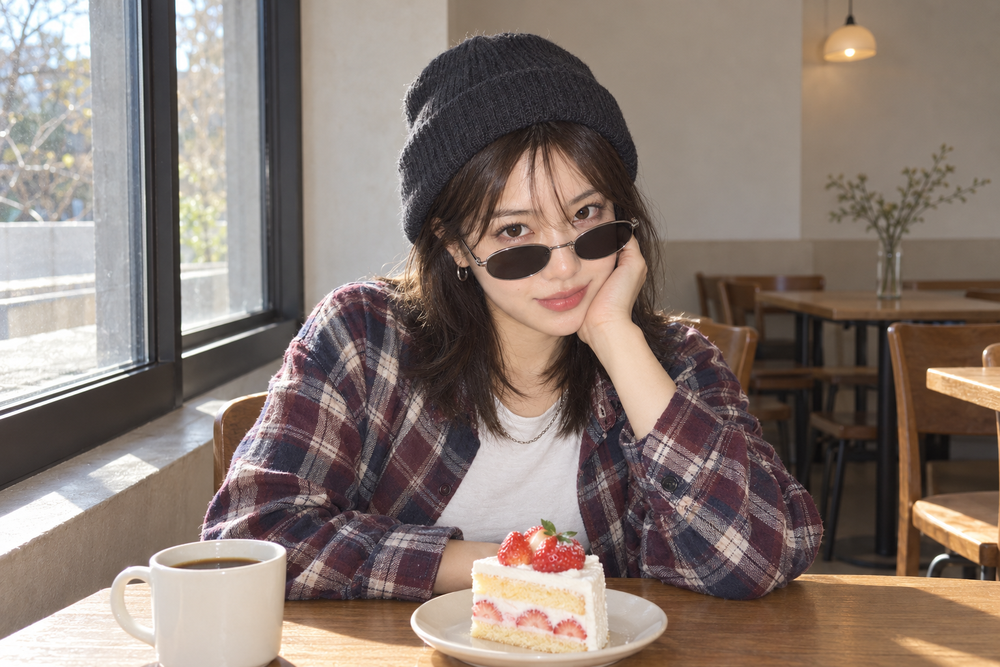
#> input picture kkumeme/promo-frames/src/cafe-strawberry.png, 1000 x 667 px, shrunk from 1536 x 1024 before the run
$ python sticker.py ../src/cafe-strawberry.png ../src/film-camera.png 1.0
#> lines starting #> are read from the running program, lines starting #| are printed output that depends on the picture; after the words box and inside, x2 and y2 are one past the last pixel; in counts of white or black regions, pixels touching at a corner belong together
import numpy as np, sys
from PIL import Image
from scipy import ndimage as ndi
src, out = sys.argv[1], sys.argv[2]
crop_bottom = float(sys.argv[3]) if len(sys.argv) > 3 else 1.0
im = Image.open(src).convert("RGB"); a = np.asarray(im).astype(np.float32)
#> further down, im is the input picture: PIL image 1000x667 RGB; mean R, G, B 136.4, 121.8, 113.8
r, g, b = a[...,0], a[...,1], a[...,2]
# greenness: how much g exceeds max(r,b)
gx = g - np.maximum(r, b)
hsv = np.asarray(im.convert("HSV")).astype(np.float32)
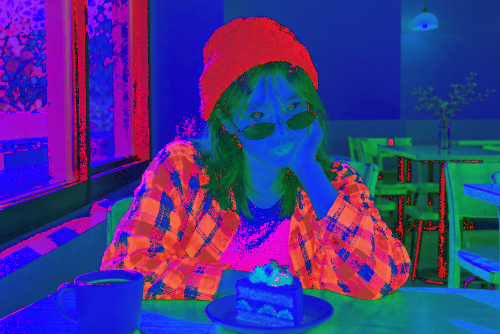
#> hsv: shape (667, 1000, 3) float32 (shown at 1/2 size); mean R, G, B 69.2, 52.6, 137.6
hue, sat = hsv[...,0], hsv[...,1]
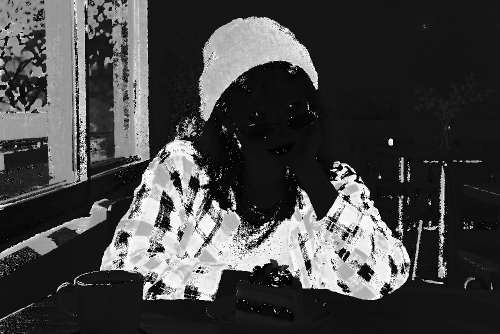
#> hue: shape (667, 1000) float32 (shown at 1/2 size); min 0, max 254, mean 69.2
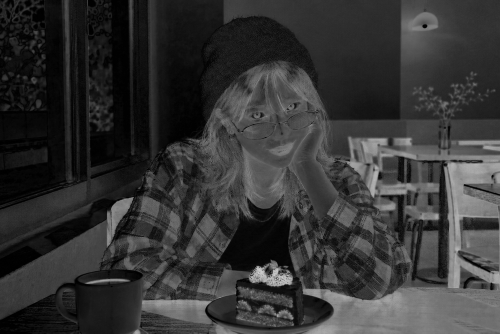
#> sat: shape (667, 1000) float32 (shown at 1/2 size); min 0, max 220, mean 52.6
bg = (gx > 30) & (hue > 55) & (hue < 120) & (sat > 90)
#> bg: shape (667, 1000) bool; every value is 0
# soft alpha on edge band
bg = ndi.binary_opening(bg, iterations=1)
alpha = np.where(bg, 0.0, 1.0)
#> alpha: shape (667, 1000) float64; every value is 1
edge = ndi.binary_dilation(bg, iterations=2) & ~bg
alpha[edge] = np.clip((60 - gx[edge]) / 40, 0.35, 1)
# despill
spill = np.maximum(g - np.maximum(r, b), 0); a[...,1] = g - spill * 0.95
#> after `spill = np.maximum(g - np.maximum(r, b), 0)`:
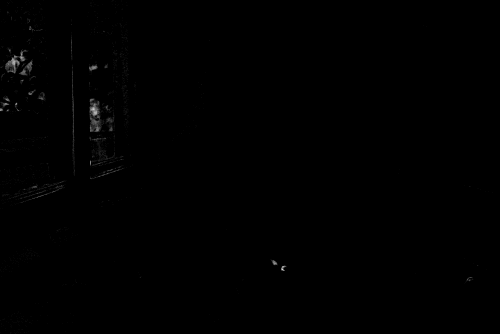
#> spill: shape (667, 1000) float32 (shown at 1/2 size); min 0, max 14, mean 0.0336; drawn with min black and max white
H, W = alpha.shape
if crop_bottom < 1: alpha[int(H*crop_bottom):] = 0
# largest component only
lab, n = ndi.label(alpha > 0.5); sizes = ndi.sum(np.ones_like(alpha), lab, range(1, n+1)); keep = lab == (1 + int(np.argmax(sizes)))
#> after `lab, n = ndi.label(alpha > 0.5)`: n = 1
#> after `sizes = ndi.sum(np.ones_like(alpha), lab, range(1, n + 1))`: sizes = [667000]
alpha = alpha * ndi.binary_dilation(keep, iterations=2)
# white die-cut border
t = int(min(H, W) * 0.035)
pad = t + 8
A = np.pad(alpha, pad); RGB = np.pad(a, ((pad,pad),(pad,pad),(0,0)))
#> after `A = np.pad(alpha, pad)`:
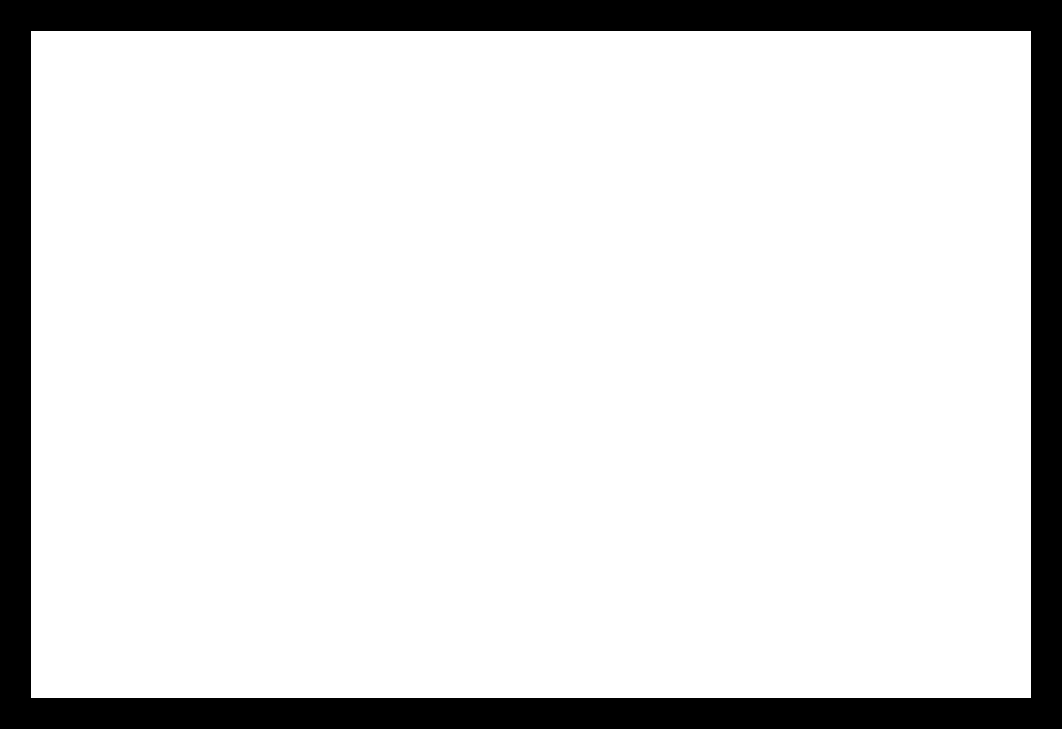
#> A: shape (729, 1062) float64; values 0 (black) and 1 (white), 86.2% white; 1 black region, box (x1, y1, x2, y2) and area: (0, 0, 1062, 729) 107198
dist = ndi.distance_transform_edt(A < 0.5)
border = np.clip(t + 1 - dist, 0, 1)
outA = np.maximum(A, border)
outRGB = RGB * A[...,None] + 255 * (1 - A[...,None])
img = Image.fromarray(np.dstack([outRGB, outA*255]).clip(0,255).astype(np.uint8), "RGBA")
img = img.crop(img.getbbox())
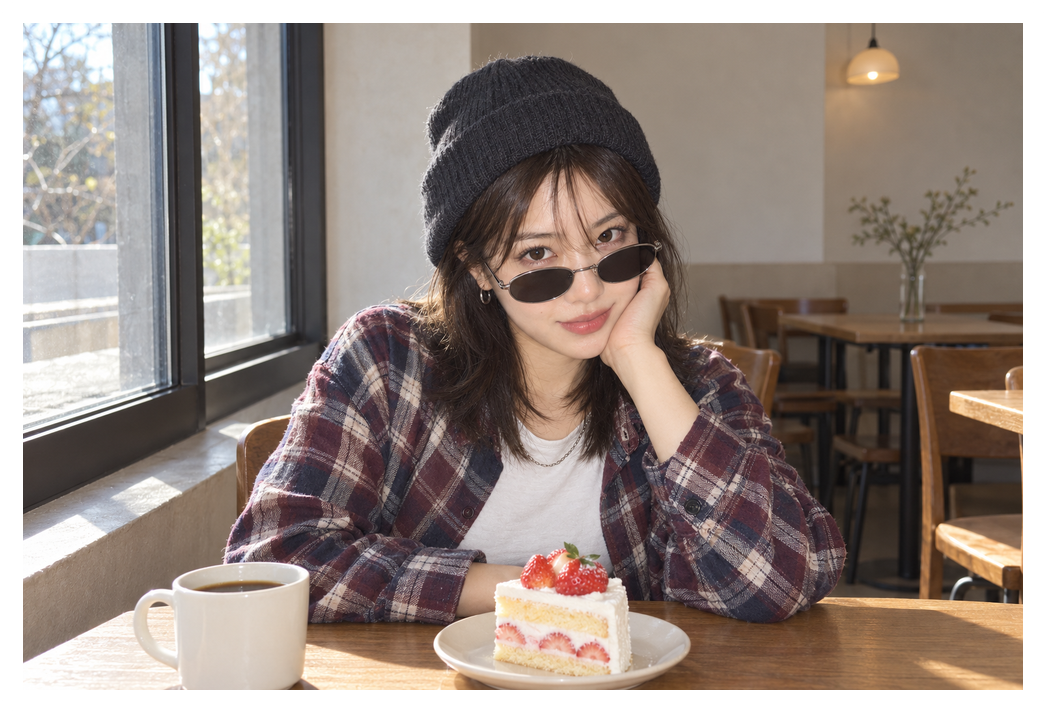
#> img: PIL image 1046x713 RGBA; mean R, G, B, A 148.9, 135.8, 128.7, 254.8; transparent parts drawn white
img.save(out); print(out, img.size)
#| ../src/film-camera.png (1046, 713)

$ run again, on kkumeme/promo-frames/src/laughing-wide.png
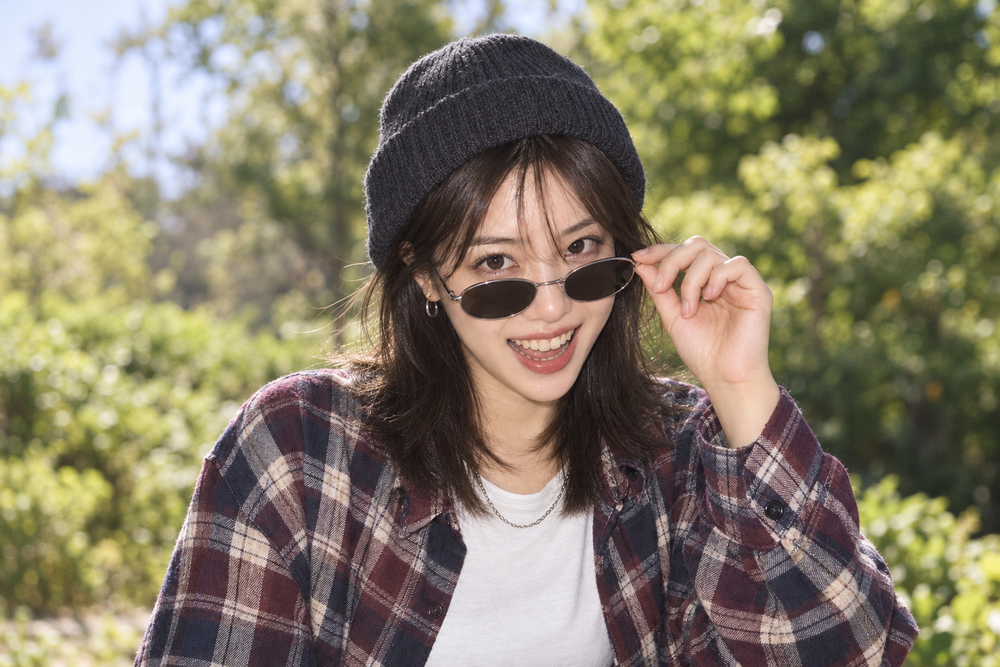
#> input picture kkumeme/promo-frames/src/laughing-wide.png, 1000 x 667 px, shrunk from 1536 x 1024 before the run
#> im is the input picture: PIL image 1000x667 RGB; mean R, G, B 134.6, 126.4, 104.6
#> bg: shape (667, 1000) bool; every value is 0
#> alpha: shape (667, 1000) float64; every value is 1
#> `spill = np.maximum(g - np.maximum(r, b), 0)`:
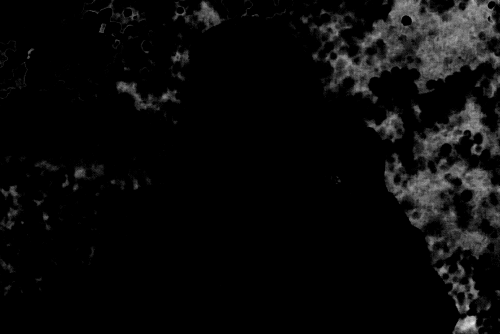
#> spill: shape (667, 1000) float32 (shown at 1/2 size); min 0, max 21, mean 0.9; drawn with min black and max white
#> lab: shape (667, 1000) int32; every value is 1
#> n = 1
#> sizes = [667000]
#> keep: shape (667, 1000) bool; every value is 1
#> A: shape (729, 1062) float64; values 0 (black) and 1 (white), 86.2% white; 1 black region, box (x1, y1, x2, y2) and area: (0, 0, 1062, 729) 107198
#> `img = img.crop(img.getbbox())`:
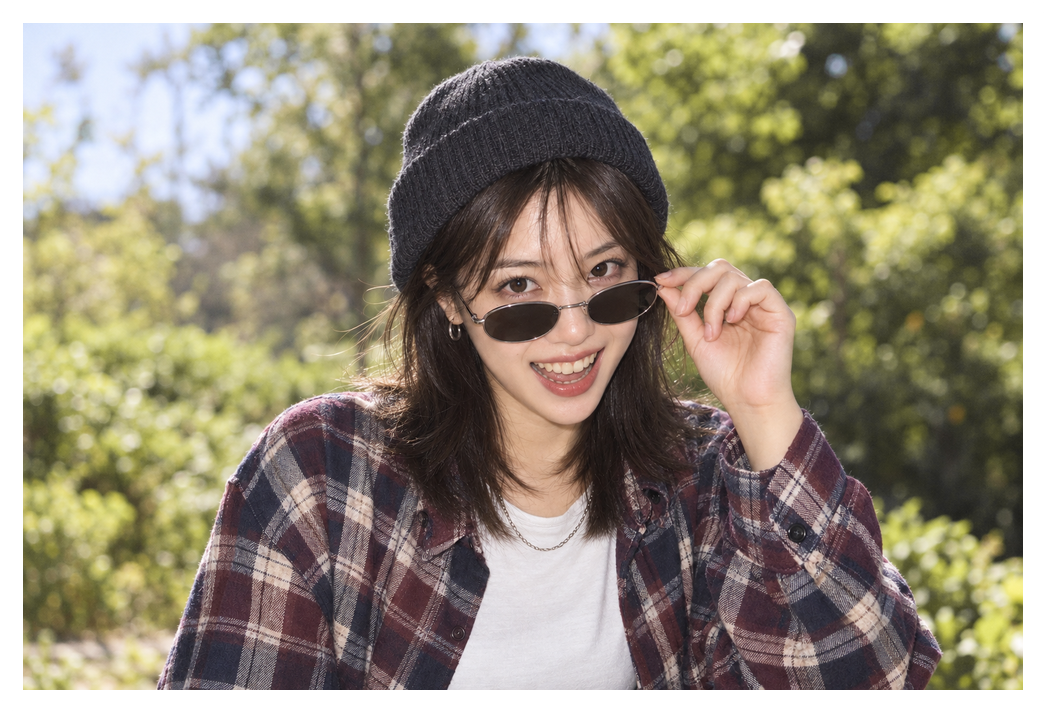
#> img: PIL image 1046x713 RGBA; mean R, G, B, A 147.3, 139.2, 120.5, 254.8; transparent parts drawn white
#| ../src/laughing-wide.png (1046, 713)

$ run again, on kkumeme/promo-frames/src/mirror-selfie.png
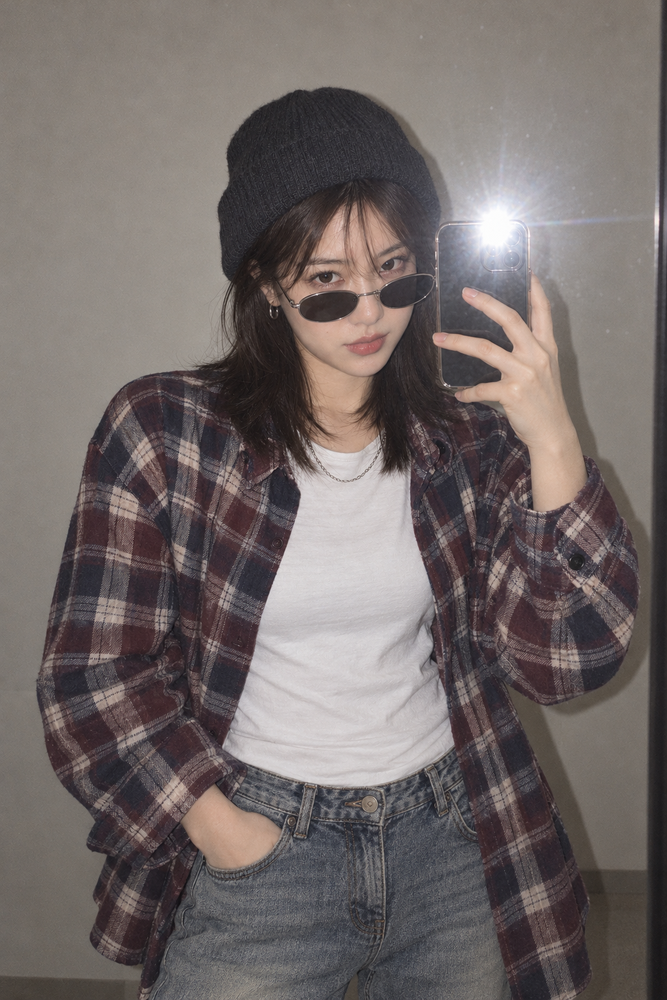
#> input picture kkumeme/promo-frames/src/mirror-selfie.png, 667 x 1000 px, shrunk from 1024 x 1536 before the run
#> im is the input picture: PIL image 667x1000 RGB; mean R, G, B 114, 105.5, 104
#> bg: shape (1000, 667) bool; every value is 0
#> alpha: shape (1000, 667) float64; every value is 1
#> lab: shape (1000, 667) int32; every value is 1
#> n = 1
#> sizes = [667000]
#> keep: shape (1000, 667) bool; every value is 1
#> `A = np.pad(alpha, pad)`:
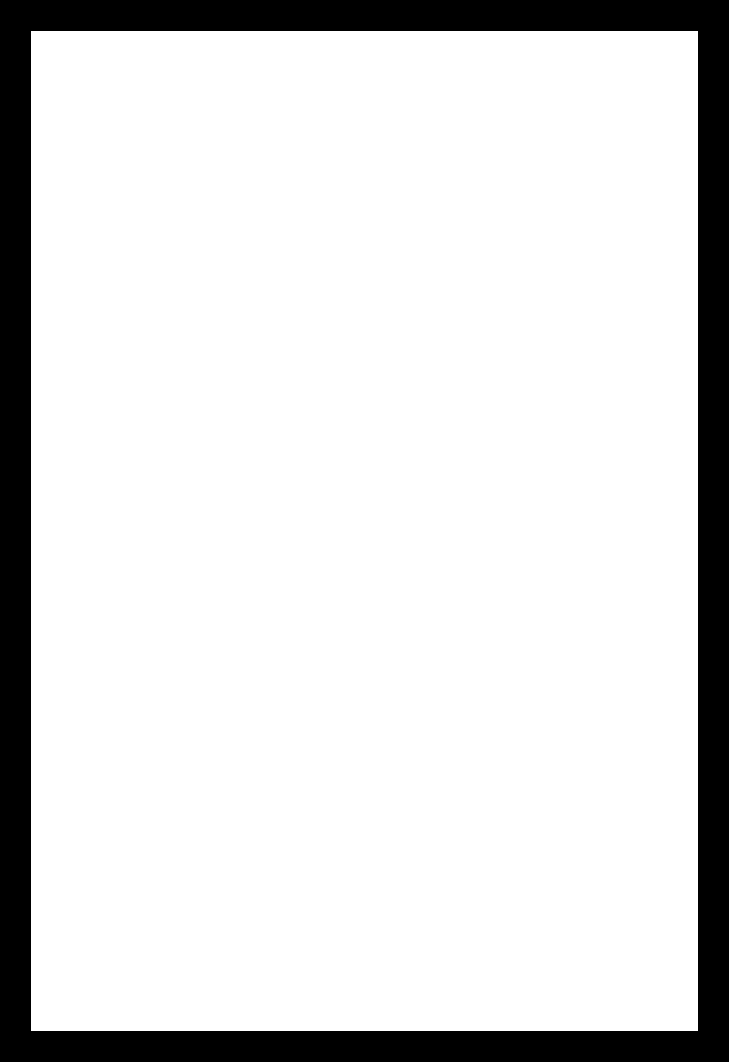
#> A: shape (1062, 729) float64; values 0 (black) and 1 (white), 86.2% white; 1 black region, box (x1, y1, x2, y2) and area: (0, 0, 729, 1062) 107198
#> `img = img.crop(img.getbbox())`:
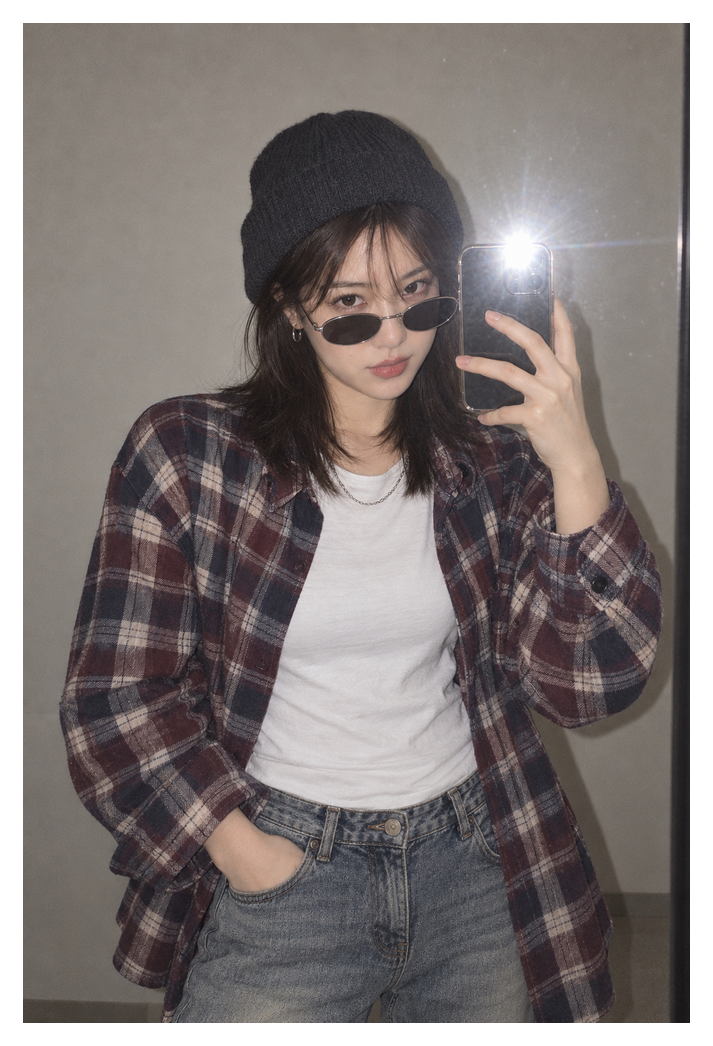
#> img: PIL image 713x1046 RGBA; mean R, G, B, A 128.9, 121.3, 119.9, 254.8; transparent parts drawn white
#| ../src/mirror-selfie.png (713, 1046)
